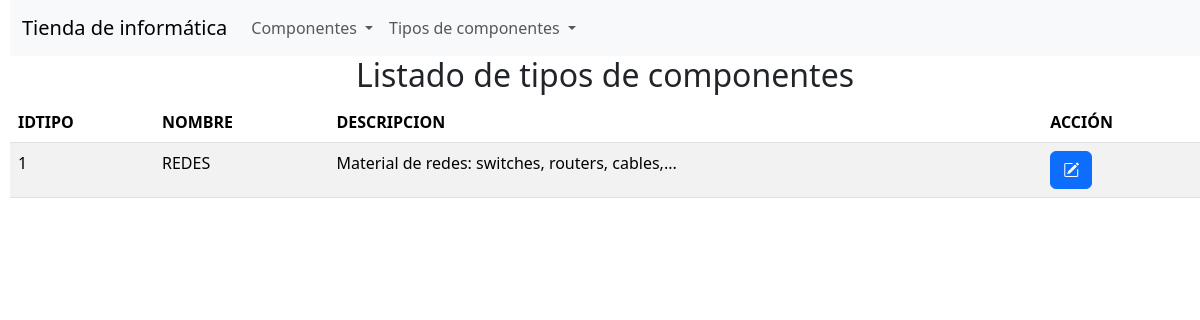
/listado_tipos.php?txtNombre=REDES, run on the app's committed database.
### tables this page shows
CREATE TABLE `tipo` (
  `idtipo` int(3) NOT NULL,
  `tipo` varchar(20) NOT NULL,
  `descripcion` varchar(150) NOT NULL
);

### listado_tipos.php (the view, shortened to what this page needs)
<?php
$conexion = obtenerConexion();
if (isset($_GET['txtNombre'])) {
    $nombre = $_GET['txtNombre'];
    $sql = "SELECT *
    FROM tipo
    WHERE tipo LIKE '%$nombre%';";
} else {
    $sql = "SELECT *
            FROM tipo ;"  ;
}
$resultado = mysqli_query($conexion, $sql);
$mensaje = "<h2 class='text-center'>Listado de tipos de componentes</h2>";
$mensaje .= "<table class='table table-striped'>";
$mensaje .= "<thead><tr><th>IDTIPO</th><th>NOMBRE</th><th>DESCRIPCION</th><th>ACCIÓN</th></tr></thead>";
$mensaje .= "<tbody>";
while ($fila = mysqli_fetch_assoc($resultado)) {
    $mensaje .= "<tr><td>" . $fila['idtipo'] . "</td>";
    $mensaje .= "<td>" . $fila['tipo'] . "</td>";
    $mensaje .= "<td>" . $fila['descripcion'] . "</td>";
    $mensaje .= "<td><form class='d-inline me-1' action='editar_tipo_componente.php' method='get'>";
    $mensaje .= "<input type='hidden' name='componente' value='" . htmlspecialchars(json_encode($fila),ENT_QUOTES) . "' />";
    $mensaje .= "<button name='Editar' class='btn btn-primary'><i class='bi bi-pencil-square'></i></button></form>";
    $mensaje .= "</td></tr>";
}
$mensaje .= "</tbody></table>";
echo $mensaje;

### data on the page
tipo: idtipo "1", tipo "REDES", descripcion "Material de redes: switches, routers, cables,..."
